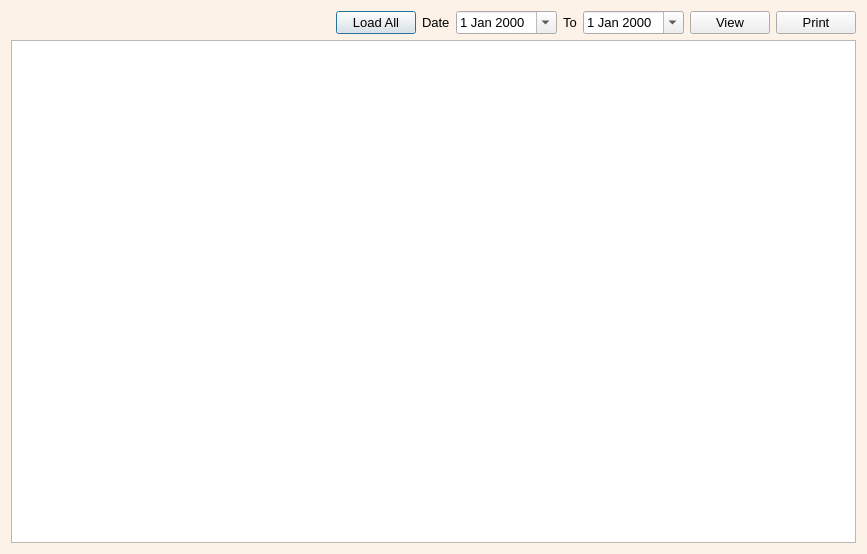
<?xml version="1.0" encoding="UTF-8"?>
<ui version="4.0">
 <class>Dialog</class>
 <widget class="QDialog" name="Dialog">
  <property name="windowModality">
   <enum>Qt::ApplicationModal</enum>
  </property>
  <property name="geometry">
   <rect>
    <x>0</x>
    <y>0</y>
    <width>867</width>
    <height>554</height>
   </rect>
  </property>
  <property name="windowTitle">
   <string>Dialog</string>
  </property>
  <property name="styleSheet">
   <string notr="true">QDialog#Dialog{
background-color: rgb(252, 242, 231);
}</string>
  </property>
  <layout class="QGridLayout" name="gridLayout">
   <item row="0" column="0">
    <layout class="QHBoxLayout" name="horizontalLayout_9">
     <item>
      <spacer name="horizontalSpacer">
       <property name="orientation">
        <enum>Qt::Horizontal</enum>
       </property>
       <property name="sizeHint" stdset="0">
        <size>
         <width>40</width>
         <height>20</height>
        </size>
       </property>
      </spacer>
     </item>
     <item>
      <widget class="QPushButton" name="loadalloffb">
       <property name="font">
        <font>
         <pointsize>10</pointsize>
        </font>
       </property>
       <property name="text">
        <string>Load All</string>
       </property>
      </widget>
     </item>
     <item>
      <widget class="QLabel" name="label_17">
       <property name="font">
        <font>
         <pointsize>10</pointsize>
        </font>
       </property>
       <property name="text">
        <string>Date</string>
       </property>
      </widget>
     </item>
     <item>
      <widget class="QDateEdit" name="fromd_5">
       <property name="font">
        <font>
         <pointsize>10</pointsize>
        </font>
       </property>
       <property name="calendarPopup">
        <bool>true</bool>
       </property>
      </widget>
     </item>
     <item>
      <widget class="QLabel" name="label_18">
       <property name="font">
        <font>
         <pointsize>10</pointsize>
        </font>
       </property>
       <property name="text">
        <string>To</string>
       </property>
      </widget>
     </item>
     <item>
      <widget class="QDateEdit" name="tod_5">
       <property name="font">
        <font>
         <pointsize>10</pointsize>
        </font>
       </property>
       <property name="calendarPopup">
        <bool>true</bool>
       </property>
      </widget>
     </item>
     <item>
      <widget class="QPushButton" name="viewdoffb">
       <property name="font">
        <font>
         <pointsize>10</pointsize>
        </font>
       </property>
       <property name="text">
        <string>View</string>
       </property>
      </widget>
     </item>
     <item>
      <widget class="QPushButton" name="printb">
       <property name="font">
        <font>
         <pointsize>10</pointsize>
        </font>
       </property>
       <property name="text">
        <string>Print</string>
       </property>
      </widget>
     </item>
    </layout>
   </item>
   <item row="1" column="0">
    <widget class="QTextEdit" name="textEdit">
     <property name="horizontalScrollBarPolicy">
      <enum>Qt::ScrollBarAlwaysOff</enum>
     </property>
     <property name="readOnly">
      <bool>true</bool>
     </property>
    </widget>
   </item>
  </layout>
 </widget>
 <resources/>
 <connections/>
</ui>
